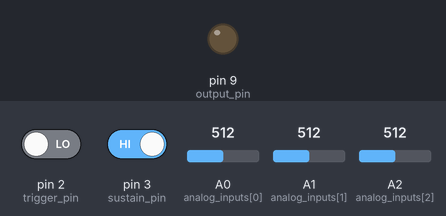
The sketch below on a simulated Arduino Uno, built with avr-gcc and run on an emulated ATmega328P. On the bench: output pins drawn as LEDs (lit = HIGH). Inputs (shaded band) come from the test bench; at power-on: pin 2 (trigger_pin) LOW, pin 3 (sustain_pin) HIGH, A0 (analog_inputs[0]) = 512, A1 (analog_inputs[1]) = 512, A2 (analog_inputs[2]) = 512.

Above: at 1.2 s.
1.3 s: pin 2 (trigger_pin) driven HIGH
At 2.29 s:
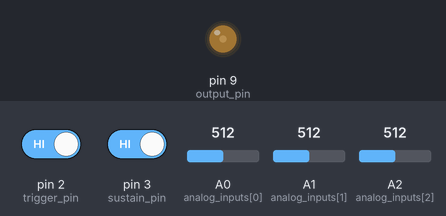
At 4.1 s:
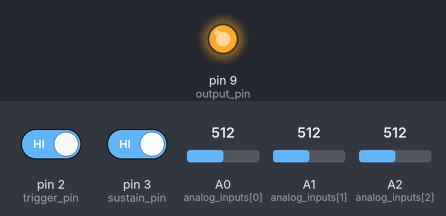
4.3 s: pin 3 (sustain_pin) driven LOW
At 5.5 s:
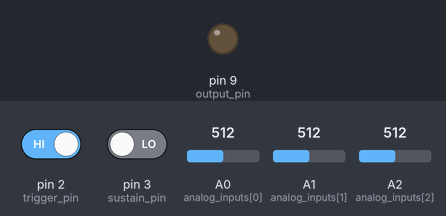
Timing chart, 0 to 7.3 s (numbered marks = the images above; inputs shaded):
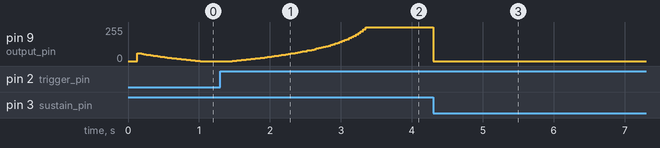

Measured:
- after the input at 1.3 s, pin 9 (output_pin): moves from 0/255 to 255/255 over 1.9 s, starting after 0.17 s
- after the input at 4.3 s, pin 9 (output_pin): 255/255 → 0/255 at once

The sketch:

arduino_envelope_generator.ino
```cpp
/*
 * 128 sample AD (with optional sustain) envelope generator with linear, exponential, and logarithmic curves
 */


//PINS!
const byte analog_inputs[3] = {A0, A1, A2};  // {attack time(128ms - 1280ms), decay time(128ms-128ms), curve shape(0-8)}
const byte trigger_pin = 2;
const byte sustain_pin = 3;
const byte output_pin = 9;


//global variables
bool trigger = 0;
bool sustain = 0;
bool note_on = 0;
byte curve_shape = 0;

byte attack_index = 0;
byte decay_index = 0;

unsigned long last_time_of_attack_sample;
unsigned long last_time_of_decay_sample;
int attack_sample_rate = 4;
int decay_sample_rate = 4;

unsigned long last_time_of_update;
int update_controls_delta = 128; //every 512ms update control parameters


//wavetables
const byte linear_curve[64] = {0, 4, 8, 12, 16, 20, 24, 28, 32, 36, 40, 44, 48, 52, 56, 60, 64,
                                68, 72, 76, 80, 84, 88, 92, 96, 100, 104, 108, 112, 116, 120, 124, 128,
                                132, 136, 140, 144, 148, 152, 156, 160, 164, 168, 172, 176, 180, 184, 188, 192,
                                196, 200, 204, 208, 212, 216, 220, 224, 228, 232, 236, 240, 244, 248, 252};

const byte log_curve[64] = {0, 16, 30, 43, 54, 64, 73, 82, 90, 97, 104, 111, 117, 123, 128, 134, 139, 144, 148,
                             153, 157, 161, 165, 169, 173, 176, 180, 183, 186, 189, 193, 196, 198, 201, 204, 207,
                             209, 212, 215, 217, 219, 222, 224, 226, 229, 231, 233, 235, 237, 239, 241, 243, 245,
                             247, 249, 250, 252, 254, 255, 255, 255, 255, 255, 255};

const byte exp_curve[64] = {0, 0, 0, 0, 0, 0, 1, 3, 5, 6, 8, 10, 12, 14, 16, 18, 20, 22, 24, 26, 29, 31, 33,
                             36, 38, 40, 43, 46, 48, 51, 54, 57, 59, 62, 66, 69, 72, 75, 79, 82, 86, 90, 94,
                             98, 102, 107, 111, 116, 121, 127, 132, 138, 144, 151, 158, 165, 173, 182, 191,
                             201, 212, 225, 239, 255};


//Functions
int time_map(int input) { //2ms per sample to 20ms per sample
  return (input >> 4) + 1;
}
int waveshape_map(int input) {
  return (input*9) >> 10;
}


void update_controls() {
  attack_sample_rate = time_map(analogRead(analog_inputs[0]));
  decay_sample_rate = time_map(analogRead(analog_inputs[1]));
  curve_shape = waveshape_map(analogRead(analog_inputs[2]));
  sustain = digitalRead(sustain_pin);
}

byte attack_choice(byte n) {
  if (n < 3) {return linear_curve[attack_index];}
  else if (n < 6) {return exp_curve[attack_index];}
  else {return log_curve[attack_index];}
}

byte decay_choice(byte n) {
  if ((n == 0) or (n==3) or (n==6)) {return linear_curve[63 - decay_index];}
  else if ((n==1) or (n==4) or (n==7)) {return exp_curve[63 - decay_index];}
  else {return log_curve[63 - decay_index];}
}


void read_trigger() {
  if (digitalRead(trigger_pin) == true and trigger == false) {
    trigger = true;
    attack_index = 0;
    note_on = true;
  }
  else if (digitalRead(trigger_pin) == false and trigger == true) {
    trigger = false;
    decay_index = 0;
    note_on = false;
  }
}


void setup() {

}


void loop() {
  //update control parameters periodically based on update_controls_delta variable
  if (millis() - last_time_of_update >= update_controls_delta) {
    update_controls();
  }

  //read trigger pin and set boolean variables depending on state
  read_trigger();

  if (note_on == true) {
    analogWrite(output_pin, attack_choice(curve_shape));
    if ((sustain == false) and (attack_index >= 63)) {
      note_on = false;
    }
    else if ((millis() - last_time_of_attack_sample >= attack_sample_rate) and (attack_index < 63)) {
      attack_index++;
      last_time_of_attack_sample = millis();
    }
  }

  else {
    analogWrite(output_pin, decay_choice(curve_shape));
    if ((millis() - last_time_of_decay_sample >= decay_sample_rate) and (decay_index < 63)) {
      decay_index++;
      last_time_of_decay_sample = millis();
    }
  }


}
```
